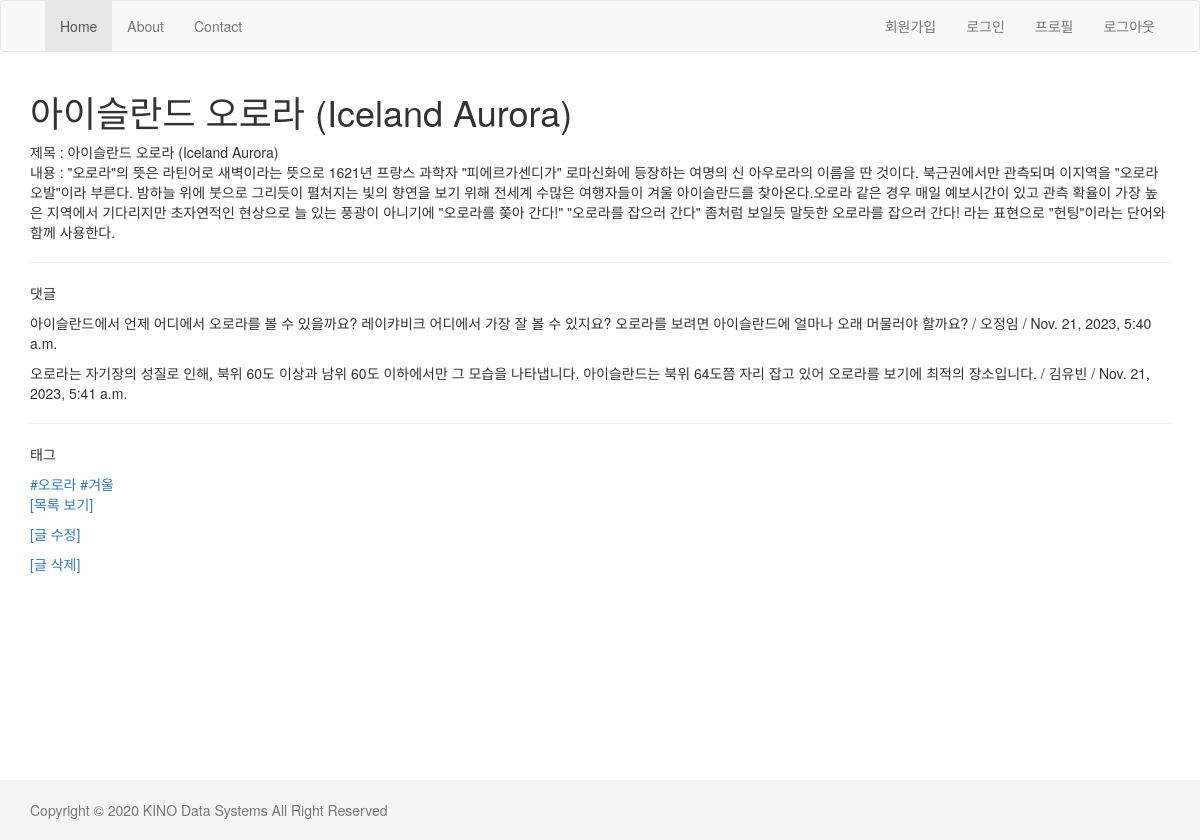
Page /blog/8/ on the committed database.
### blog/models.py (models this page shows, shortened)
class Post(models.Model):
    title = models.CharField(max_length=250)
    body = models.TextField()
    tag = models.ManyToManyField('Tag', null=True, blank=True)
    ip = models.GenericIPAddressField(null=True)

class Comment(models.Model):
    post = models.ForeignKey(Post, on_delete=models.CASCADE, related_name='comments')
    author = models.CharField(max_length=20)
    message = models.TextField()
    created = models.DateField(auto_now_add=True)
    updated = models.DateTimeField(auto_now=True)

class Tag(models.Model):
    name = models.CharField(max_length=50, unique=True)

### blog/views.py (the view)
# urls.py: path('<int:no>/', views.detail, name='detail'),
def detail(request, no):
    post = get_object_or_404(Post, id=no)
    comment_list = post.comments.all()
    tag_list = post.tag.all()
    return render(request, 'blog/detail.html', {'post':post,
                                                'comment_all':comment_list,
                                                'tag_list':tag_list,})

### blog/templates/blog/detail.html (shortened to what this page needs)
{% extends "layout.html" %}
{% block content %}
    <h1> {{post.title}} </h1>
    제목 : {{post.title}} <br>
    내용 : {{post.body}} <br>
    <hr>
    <p>댓글</p>
    {% for comment in comment_all %}
        <p>{{comment.message}} / {{comment.author}} / {{comment.updated}}</p>
    {% empty %}
        <p>댓글이 존재하지 않습니다.</p>
    {% endfor %}
    <hr>
    <p>태그</p>
    {% for tag in tag_list %}
        <a href="/blog/tag/{{tag.id}}/">#{{tag.name}}</a>
    {% endfor %}
    <p><a href="{% url 'blog:list' %}">[목록 보기]</a></p>
    <p><a href="{% url 'blog:update' post.id %}">[글 수정]</a></p>
    <p><a href="{% url 'blog:delete' post.id %}">[글 삭제]</a></p>
{% endblock content %}

### templates/layout.html (style rules this page uses)
html { position: relative; min-height: 100% }
body { margin-bottom: 60px }

### rows in the picture
Post: title "아이슬란드 오로라 (Iceland Aurora)", body "\"오로라\"의 뜻은 라틴어로 새벽이라는 뜻으로 1621년 프랑스 과학자 \"피에르가센디가\" 로마신화에 등장하는 여명의 신 아우로라의 이름을 딴 것이다. 북근권에서만 관측되며 이지역을 \"오로라 오발\"이라 부른다. 밤하늘 위에 붓으로 그리듯이 펼처지는 빛의 향연을 보기 위해 전세계 수많은 여행자들이 겨울 아이슬란드를 찾아온다.오로라 같은 경우 매일 예보시간이 있고 관측 확율이 가장 높은 지역에서 기다리지만 초자연적인 현상으로 늘 있는 풍광이 아니기에 \"오로라를 쫒아 간다!\" \"오로라를 잡으러 간다\" 좀처럼 보일듯 말듯한 오로라를 잡으러 간다! 라는 표현으로 \"헌팅\"이라는 단어와 함께 사용한다."
Comment: message "아이슬란드에서 언제 어디에서 오로라를 볼 수 있을까요? 레이캬비크 어디에서 가장 잘 볼 수 있지요? 오로라를 보려면 아이슬란드에 얼마나 오래 머물러야 할까요?", author "오정임", updated "Nov. 21, 2023, 5:40 a.m."
Comment: message "오로라는 자기장의 성질로 인해, 북위 60도 이상과 남위 60도 이하에서만 그 모습을 나타냅니다. 아이슬란드는 북위 64도쯤 자리 잡고 있어 오로라를 보기에 최적의 장소입니다.", author "김유빈", updated "Nov. 21, 2023, 5:41 a.m."
Tag: name "오로라"
Tag: name "겨울"
